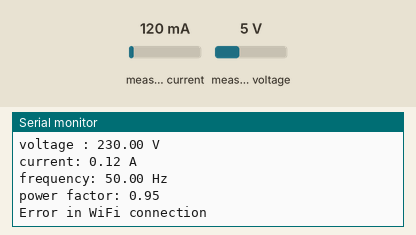
This sketch was run on a simulated ESP8266 (Wemos D1 mini). Shown: the last lines printed to the serial monitor. The test bench sets the inputs (shaded band); at power-on: measured current 120 mA, measured voltage 5 V. WiFi joins after 1.5 s; servers stay silent unless stated; uploads are accepted with an empty reply.

Above: at 1.2 s.
1.3 s: measured current set to 40 mA
At 6.1 s:
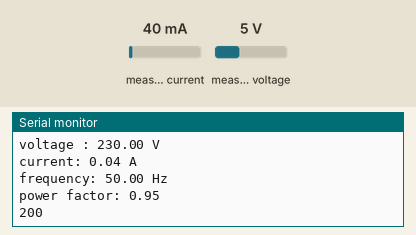
6.3 s: measured voltage set to 0.3 V
8.3 s: measured current set to 500 mA
At 10.55 s:
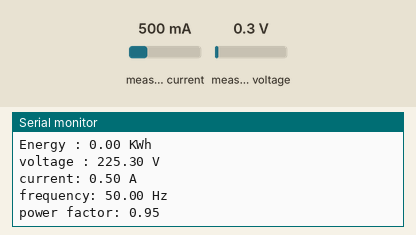
Timing chart, 0 to 12.1 s (numbered marks = the images above; inputs shaded):
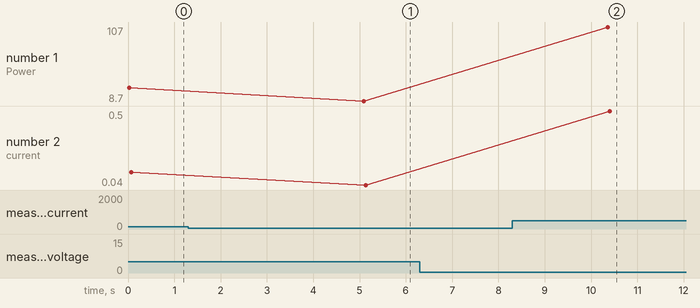

The sketch:

semhas.ino
```cpp
#include <PZEM004Tv30.h>
#include <ESP8266HTTPClient.h>
#include <ESP8266WiFi.h>
#include <ArduinoJson.h>

const char* ssid = "lolipop";
const char* password = "lolipoplolipop";

HTTPClient httpsClient;

// initiate pzem object with params: pins (RX, TX)
// wemos d1 mini pins [TX: GPIO1, RX: GPIO3
// we using pins D5 and D6

PZEM004Tv30 pzem(D5, D6);

float Power, Energy, Voltase, Current, Frequency, PF;

void setup() {
  Serial.begin(115200);
  WiFi.begin(ssid, password);

}

void loop() {

  Power = pzem.power();

  if(isnan(Power))
  {
    Serial.println("cannot read power");
  }
  else
  {
    Serial.print("Power : ");
    Serial.print(Power);
    Serial.println(" KW");
  }

  Energy = pzem.energy();

  if(isnan(Energy))
  {
    Serial.println("cannot read energy");
  }
  else
  {
    Serial.print("Energy : ");
    Serial.print(Energy);
    Serial.println(" KWh");
  }

  Voltase = pzem.voltage();

  if(isnan(Voltase))
  {
    Serial.println("cannot read voltage");
  }
  else
  {
    Serial.print("voltage : ");
    Serial.print(Voltase);
    Serial.println(" V");
  }

  Current = pzem.current();

  if(isnan(Current))
  {
    Serial.println("cannot read current");
  }
  else
  {
    Serial.print("current: ");
    Serial.print(Current);
    Serial.println(" A");
  }

  Frequency = pzem.frequency();

  if(isnan(Frequency))
  {
    Serial.println("cannot read frequency");
  }
  else
  {
    Serial.print("frequency: ");
    Serial.print(Frequency);
    Serial.println(" Hz");
  }

  PF = pzem.pf();

  if(isnan(PF))
  {
    Serial.println("cannot read power factor");
  }
  else
  {
    Serial.print("power factor: ");
    Serial.print(PF);
    Serial.println("");
  }

  if (WiFi.status() == WL_CONNECTED) { //Check WiFi connection status

    HTTPClient http; //Declare object of class HTTPClient

    http.begin("http://guarded-shore-21924.herokuapp.com/energies"); //Specify request destination
    http.addHeader("Content-Type: ", "application/json"); //Specify content-type header

    const int energies = JSON_OBJECT_SIZE(6); // declare json variable size
    StaticJsonDocument<energies> doc; // asign it to json document for mutable

    doc["energy"] = Energy;
    doc["power"] = Power;
    doc["current"] = Current;
    doc["voltage"] = Voltase;
    doc["frequency"] = Frequency;
    doc["power_factor"] = PF;

    char json[128];

    serializeJson(doc, json); // asign json to char variable

    int httpCode = http.POST(json); //Send the request
    String payload = http.getString(); //Get the response payload

    Serial.println(httpCode); //Print HTTP return code
    Serial.println(payload); //Print request response payload

    http.end(); //Close connection

  } else {
    Serial.println("Error in WiFi connection");
  }

  Serial.println();
  delay(5000);
}
```

Measured:
- after the input at 1.3 s, the serial monitor: prints a new line after 3.8 s (image 1)
- after the input at 8.3 s, the serial monitor: prints a new line after 2.1 s (image 2)
- plotted number 1: 26.2 → 8.7 after the input at 1.3 s, 8.7 → 107 after the input at 8.3 s
- plotted number 2: 0.12 → 0.04 after the input at 1.3 s, 0.04 → 0.5 after the input at 8.3 s
